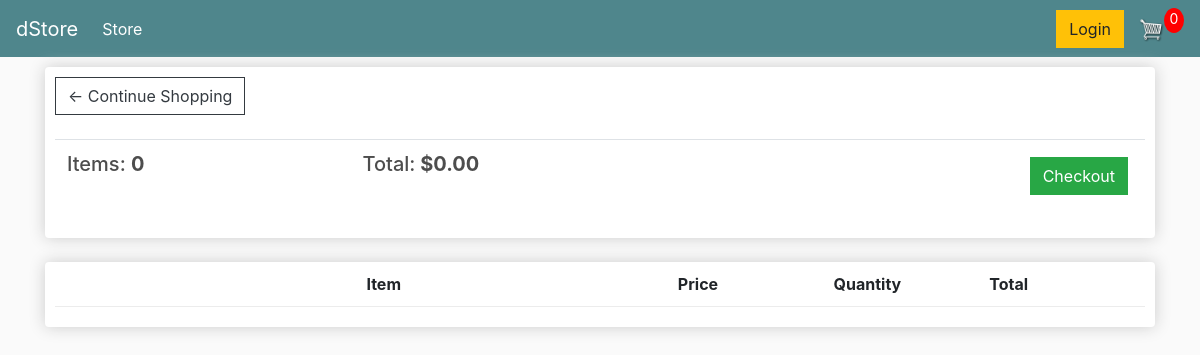
The page /cart/ (signed in) on the database as committed earlier.
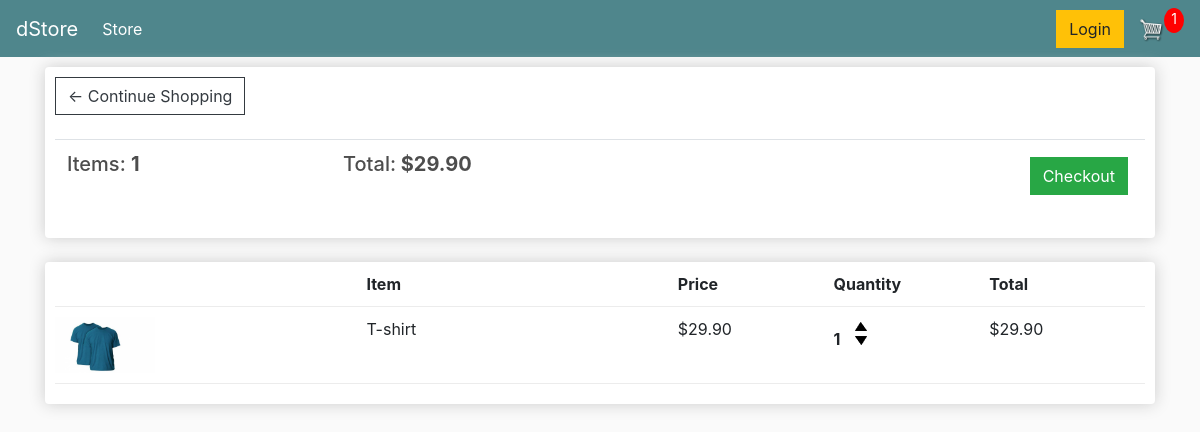
The same page on the database as committed later.
### store/models.py (models this page shows, shortened)
class Order(models.Model):
    customer = models.ForeignKey(Customer, on_delete=models.SET_NULL, blank=True, null=True)
    date_ordered = models.DateTimeField(auto_now_add=True)
    complete = models.BooleanField(default=False, null=True, blank=True)
    transaction_id = models.CharField(max_length=200, null=True)
    @property
    def get_cart_total(self):
        orderitems = self.orderitem_set.all()
        total = sum([item.get_total for item in orderitems])
        return total
    @property
    def get_cart_items(self):
        orderitems = self.orderitem_set.all()
        total = sum([item.quantity for item in orderitems])
        return total

class OrderItem(models.Model):
    product = models.ForeignKey(Product, on_delete=models.SET_NULL, blank=True, null=True)
    order = models.ForeignKey(Order, on_delete=models.SET_NULL, blank=True, null=True)
    quantity = models.IntegerField(default=0, null=True, blank=True)
    date_added = models.DateTimeField(auto_now_add=True)
    @property
    def get_total(self):
        total = self.product.price * self.quantity
        return total

class Product(models.Model):
    name = models.CharField(max_length=200, null=True)
    price = models.DecimalField(max_digits=7, decimal_places=2)
    digital = models.BooleanField(default=False, null=True, blank=True)
    image = models.ImageField(null=True,blank=True)
    @property
    def imageURL(self):
        try:
            url = self.image.url
        except:
            url = ''
        return url

### store/views.py (the view, shortened to what this page needs)
# urls.py: path('cart/',views.cart, name='cart'),
def cart(request):
    if request.user.is_authenticated:
        customer = request.user.customer
        order, created = Order.objects.get_or_create(customer=customer, complete=False)
        items = order.orderitem_set.all()
        cartItems = order.get_cart_items
    context = {'items':items,'order':order,'cartItems':cartItems}
    return render(request, 'store/cart.html', context)

### store/templates/store/cart.html
{% extends 'store/main.html' %}
{% load static %}
{% block content %}
	<div class="row">
		<div class="col-lg-12">
			<div class="box-element">
				<a  class="btn btn-outline-dark" href="{% url 'store' %}">&#x2190; Continue Shopping</a>
				<br>
				<br>
				<table class="table">
					<tr>
						<th><h5>Items: <strong>{{order.get_cart_items}}</strong></h5></th>
						<th><h5>Total:<strong> ${{order.get_cart_total|floatformat:2}}</strong></h5></th>
						<th>
							<a  style="float:right; margin:5px;" class="btn btn-success" href="{% url 'checkout' %}">Checkout</a>
						</th>
					</tr>
				</table>
			</div>
			<br>
			<div class="box-element">
				<div class="cart-row">
					<div style="flex:2"></div>
					<div style="flex:2"><strong>Item</strong></div>
					<div style="flex:1"><strong>Price</strong></div>
					<div style="flex:1"><strong>Quantity</strong></div>
					<div style="flex:1"><strong>Total</strong></div>
				</div>
				{% for item in items %}
				<div class="cart-row">
					<div style="flex:2"><img class="row-image" src="{{item.product.imageURL}}"></div>
					<div style="flex:2"><p>{{item.product.name}}</p></div>
					<div style="flex:1"><p>${{item.product.price|floatformat:2}}</p></div>
					<div style="flex:1">
						<p class="quantity">{{item.quantity}}</p>
						<div class="quantity">
							<img data-product="{{item.product.id}}" data-action="add" class="chg-quantity update-cart" src="{% static  'images/arrow-up.png' %}">
							<img data-product="{{item.product.id}}" data-action="remove" class="chg-quantity update-cart" src="{% static  'images/arrow-down.png' %}">
						</div>
					</div>
					<div style="flex:1"><p>${{item.get_total|floatformat:2}}</p></div>
				</div>
				{% endfor %}
			</div>
		</div>
	</div>
{% endblock content %}

Rows that differ between the two databases and show on the page:
computed for Order: get_cart_items "0" → "1"; get_cart_total "0.00" → "29.90"
added OrderItem: product.imageURL (picture), product.name "T-shirt", product.price "29.90", quantity "1", get_total "29.90"
Other text that changed with them:
{{ cartItems }}: "0" → "1"
